Frame 1 (no input): blank canvas, image omitted
Frame 60 (the mouse pressed at the canvas centre just before this capture): blank canvas, image omitted
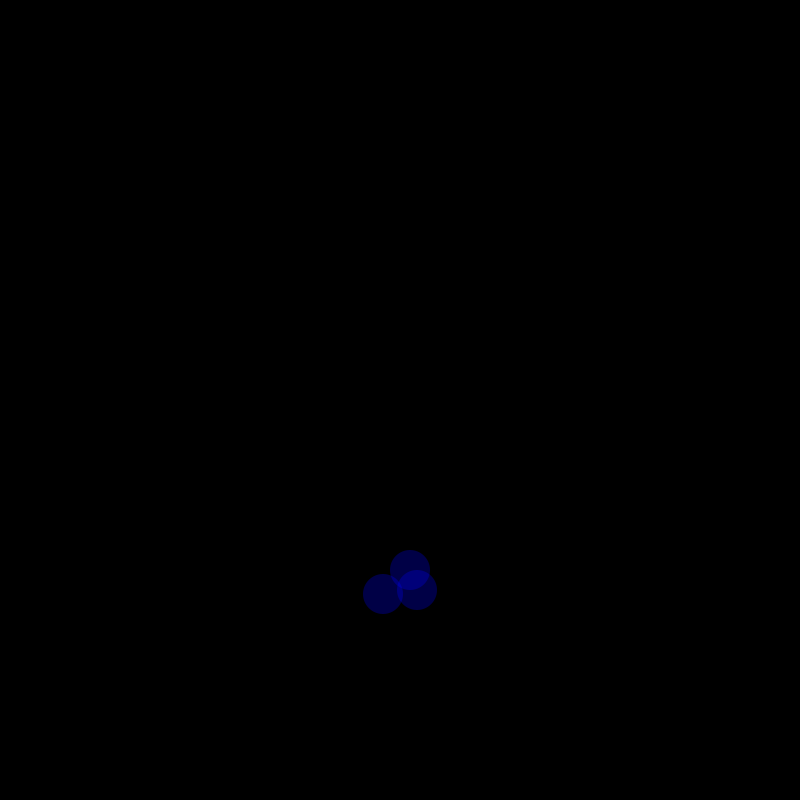
Frame 120 (the mouse held since frame 60 and released just before this capture)

The Processing sketch whose frames 1 and 60 were blank and that drew this single picture after the mouse press (run headless with seeded random() and noise(); from frame 60 on, the mouse is pressed at the canvas centre):

// Processing sketch: sketch_160927aClassNote
// ── sketch_160927aClassNote.pde
//float ballsHeight = 750;

//void setup() {
//  size(800, 800);
//}

//void draw() {
//  // setup
//  background(#818181);
//  ballsHeight -= 5;
  
//  pushMatrix();
//    translate(width / 2, ballsHeight);
//    noStroke();
//    fill(255, 50);
//    ellipse(10, 10, 40, 40);
//    ellipse(17, 30, 40, 40);
//    ellipse(-17, 34, 40, 40);
//  popMatrix();
  
  
//  if (ballsHeight <= 50)  {
//   ballsHeight = 750;
//   } else {
//   println("come back");
//   }
  
//}

float cloudHeight = 0;
boolean isAnimating = false;
int selectedColor = 0;


void setup() {
  size(800,800);
  cloudHeight = 800;
  noStroke();
  fill(90, 255);
}

void draw() {
  // logic
  if (selectedColor == 0) {
    fill(0, 0, 255, 70);
  }
  
  if (mouseY > 600) {
    isAnimating = true;
  }
  
  if (isAnimating) {
    cloudHeight -= 4;
  }
  println(selectedColor);
  
  background(0);
  pushMatrix();
    translate(width / 2, cloudHeight);
      noStroke();
      ellipse(10, 10, 40, 40);
      ellipse(17, 30, 40, 40);
      ellipse(-17, 34, 40, 40);
  popMatrix();
}

void mousePressed() {
  selectedColor += 1;
  isAnimating = !isAnimating;
}
